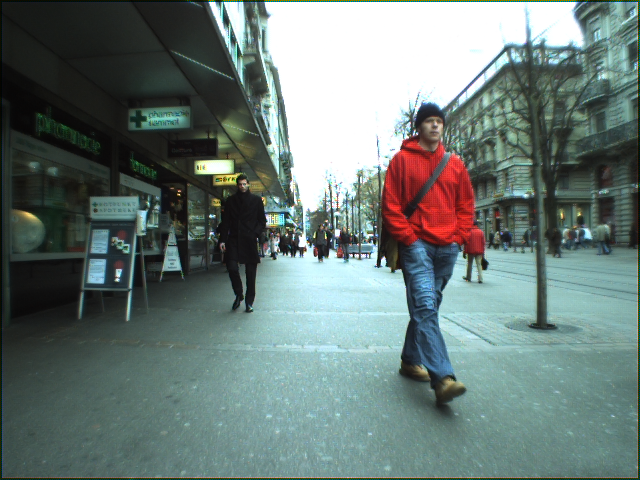
#> input picture Ejercicio 6/images/image_00000016_0.png, 640 x 480 px, given in place of image_00000000_0.png, which was not available
$ python pedestriandetector.py --images images --out out.png
#> lines starting #> are read from the running program, lines starting #| are printed output that depends on the picture; after the words box and inside, x2 and y2 are one past the last pixel; in counts of white or black regions, pixels touching at a corner belong together; pictures that were not available may be replaced by others from this repository, and a replacement may not be noted
#> in pedestriandetector, frame is the input picture: shape (480, 640, 3); mean B, G, R 118.8, 122.6, 106.8
#!/usr/bin/python3
# Importing python3 from local, just use "python3 <binary>" if is not the same location

# /
# ** Luis ROSARIO, 2021
# ** Exercise 6 Software
# ** File description:
# ** Pedestrian detector
# ** https://github.com/Luisrosario2604
# */

# Imports
import argparse
import cv2
import os


# Function declarations
def detect_people(img, hog):
    rects, weights = hog.detectMultiScale(img,
                                          winStride=(8, 8),
                                          padding=(32, 32),
                                          scale=1.05)
#> rects = [[192, 150, 100, 200], [324, 59, 200, 400]]; weights = [1.13, 1.42]

    for (x, y, w, h) in rects:
        cv2.rectangle(img, (x, y), (x + w, y + h), (0, 255, 0), 2)
#> this loop made 2 passes
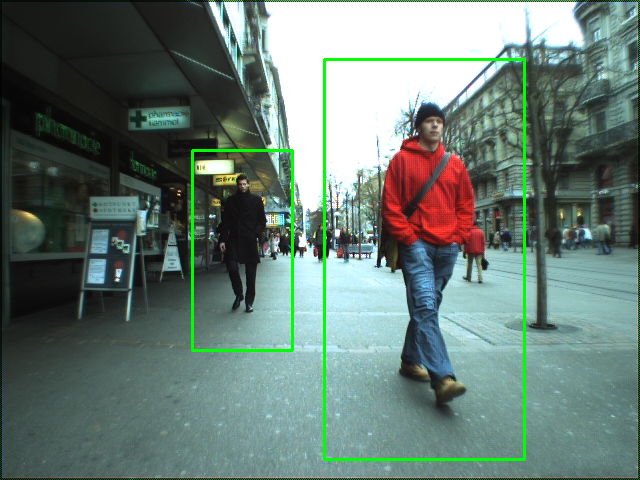
#> img: shape (480, 640, 3); 1.76% of pixels changed, all inside (x1, y1, x2, y2) = (191, 58, 526, 461)

    return img


def pedestriandetector(images, out):
    fourcc = cv2.VideoWriter_fourcc('M', 'J', 'P', 'G')
    out = cv2.VideoWriter(out, fourcc, 33.0, (640, 480))

    hog = cv2.HOGDescriptor()
    hog.setSVMDetector(cv2.HOGDescriptor_getDefaultPeopleDetector())
    nb_images = len([name for name in os.listdir(images) if os.path.isfile(os.path.join(images, name))])
    print(nb_images)
    for i in range(nb_images):
        nb_zeros = "00000000"
        nb_zeros = nb_zeros[:-len(str(i))]

        filename = images + "/" + "image_" + str(nb_zeros) + str(i) + "_0.png"
        print(filename)
        frame = cv2.imread(filename)
        frame = detect_people(frame, hog)
        out.write(frame)
        cv2.imshow('Pedestrian', frame)
        if cv2.waitKey(1) & 0xFF == ord('q'):
#> (key q is pressed here)
            break
    out.release()
    cv2.destroyAllWindows()


def get_args():
    ap = argparse.ArgumentParser()

    ap.add_argument("-i", "--images", required=True, help="path to where the image file resides")
    ap.add_argument("-o", "--out", required=True, help="path to where the result will be save")

    args = vars(ap.parse_args())

    return args['images'], args['out']


def main():
    images, out = get_args()
    pedestriandetector(images, out)


# Main body
if __name__ == '__main__':
    main()

$ run again, on Ejercicio 6/images/image_00000045_0.png
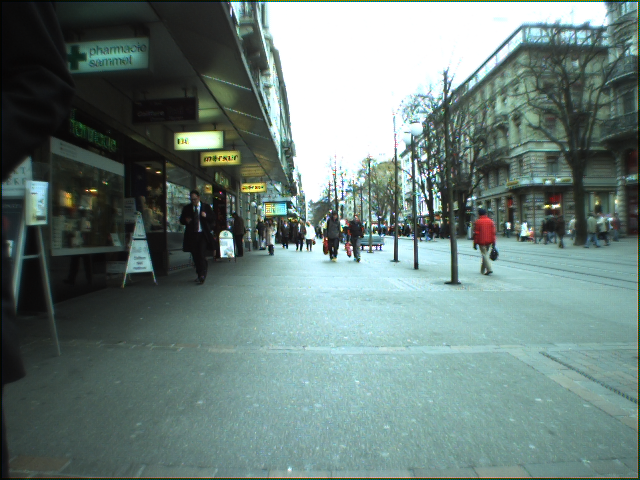
#> input picture Ejercicio 6/images/image_00000045_0.png, 640 x 480 px, given in place of image_00000000_0.png, which was not available
#> in pedestriandetector, frame is the input picture: shape (480, 640, 3); mean B, G, R 123.2, 127.7, 107.4
#> rects = [[232, 15, 72, 144], [450, 155, 72, 144]]; weights = [0.309, 0.442]
#> the loop in detect_people, `for (x, y, w, h) in rects:` made 2 passes
#> after the loop in detect_people, `for (x, y, w, h) in rects:`:
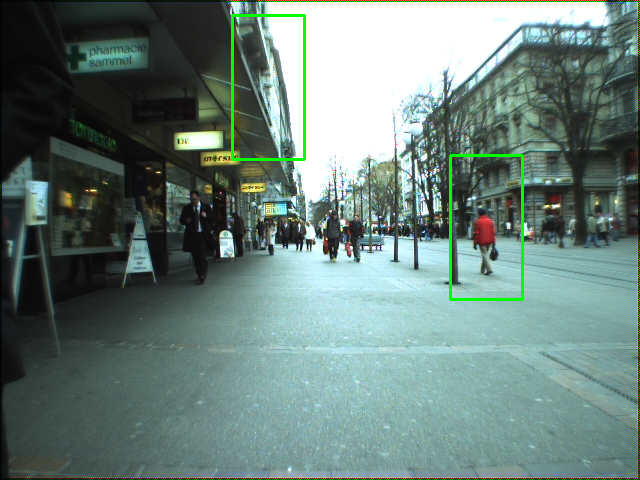
#> img: shape (480, 640, 3); 0.84% of pixels changed, all inside (x1, y1, x2, y2) = (231, 14, 524, 301)
